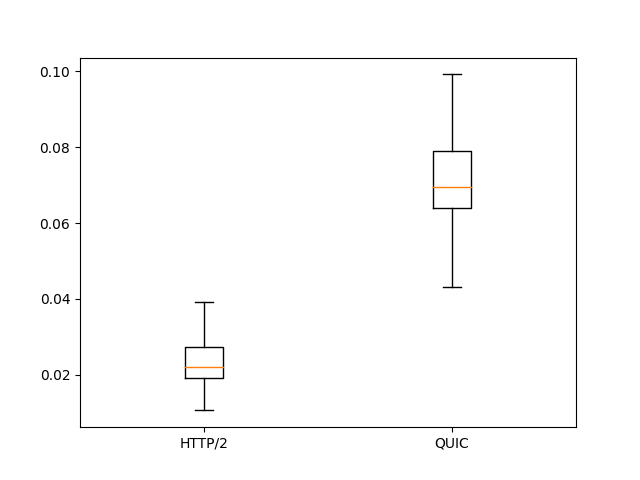

Write Python code to recreate this figure.
import dpkt
import matplotlib.pyplot as plt

http2LoadingTime = []
for idx in range(1, 100):
  start = None
  end = None
  for ts, pkt in dpkt.pcap.Reader(open("http2/{:03d}.pcap".format(idx),'rb')):
    if not start:
      start = ts
    end = ts
  http2LoadingTime.append(end - start)

quic2LoadingTime = []
for idx in range(1, 100):
  start = None
  end = None
  for ts, pkt in dpkt.pcap.Reader(open("quic/{:03d}.pcap".format(idx),'rb')):
    if not start:
      start = ts
    end = ts
  quic2LoadingTime.append(end - start)

plt.boxplot([http2LoadingTime, quic2LoadingTime], showfliers=False)
plt.xticks([1, 2],['HTTP/2', 'QUIC'])

plt.show()
plt.savefig('task1.png')
